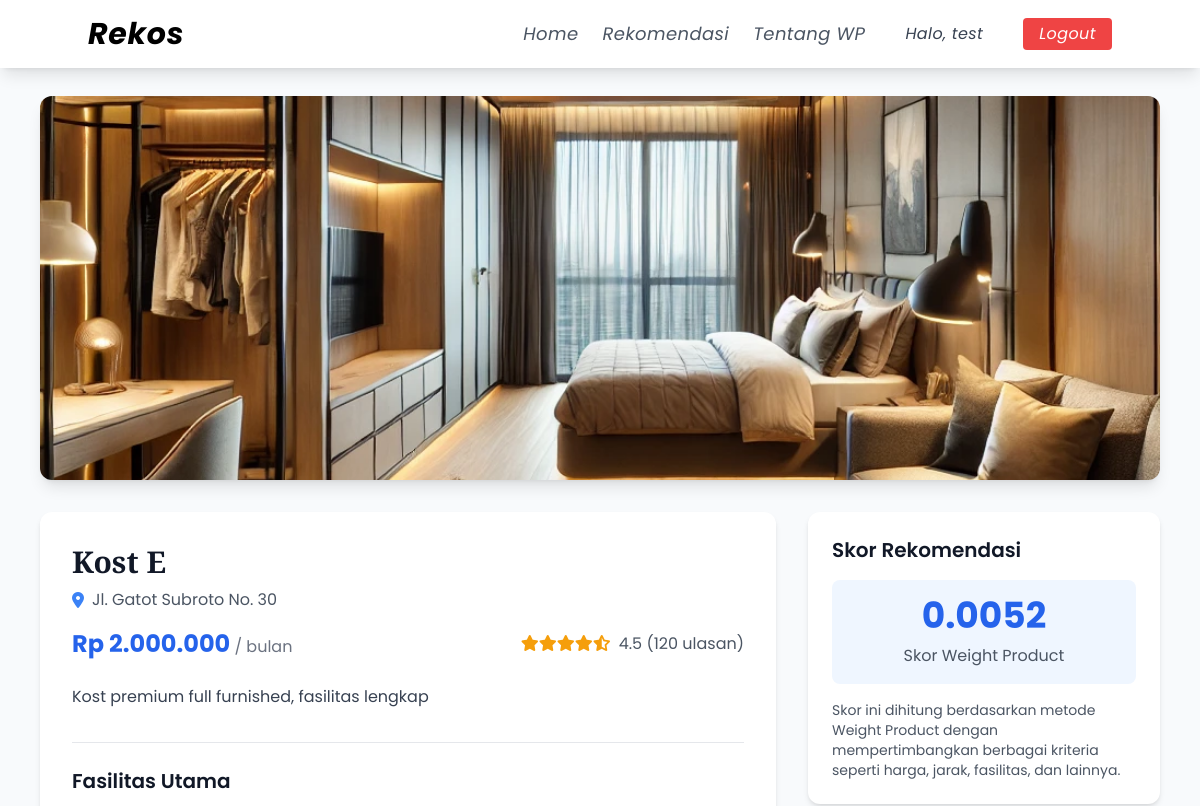
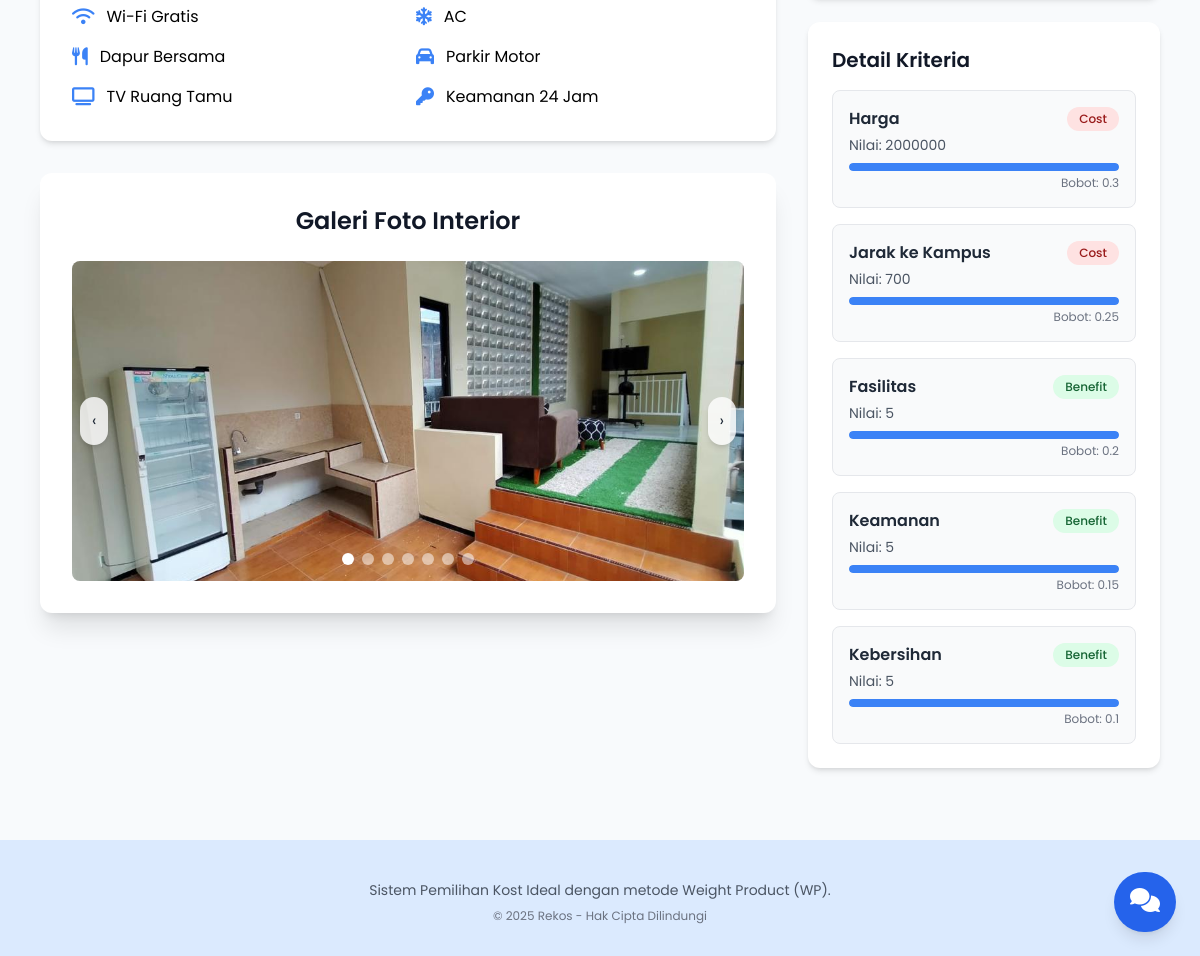
The app's page /detail.php?id=5 (signed in) with its own data (2 pictures, top to bottom).
### tables this page shows
CREATE TABLE `alternatif` (
  `id_alternatif` int(11) NOT NULL,
  `nama_alternatif` varchar(100) NOT NULL,
  `alamat` text NOT NULL,
  `harga` int(11) NOT NULL,
  `deskripsi` text DEFAULT NULL,
  `gambar` varchar(255) DEFAULT NULL
);

CREATE TABLE `nilai_alternatif` (
  `id` int(11) NOT NULL,
  `id_alternatif` int(11) NOT NULL,
  `id_kriteria` int(11) NOT NULL,
  `nilai` float NOT NULL
);

CREATE TABLE `kriteria` (
  `id_kriteria` int(11) NOT NULL,
  `nama_kriteria` varchar(100) NOT NULL,
  `bobot` float NOT NULL,
  `jenis` enum('benefit','cost') NOT NULL
);

### detail.php (the view, shortened to what this page needs)
<?php
require_once 'includes/functions.php';
$id_kost = isset($_GET['id']) ? intval($_GET['id']) : 0;
$query_kost = "SELECT * FROM alternatif WHERE id_alternatif = ?";
$stmt_kost = $conn->prepare($query_kost);
$stmt_kost->bind_param("i", $id_kost);
$stmt_kost->execute();
$kost = $stmt_kost->get_result()->fetch_assoc();
$query_nilai = "
    SELECT k.nama_kriteria, n.nilai, k.jenis, k.bobot
    FROM nilai_alternatif n
    JOIN kriteria k ON n.id_kriteria = k.id_kriteria
    WHERE n.id_alternatif = ?
";
$stmt_nilai = $conn->prepare($query_nilai);
$stmt_nilai->bind_param("i", $id_kost);
$stmt_nilai->execute();
$nilai_kriteria = $stmt_nilai->get_result()->fetch_all(MYSQLI_ASSOC);
$skor = 1.0;
foreach ($nilai_kriteria as $nk) {
    if ($nk['jenis'] === 'cost') {
        $skor *= pow(1 / $nk['nilai'], $nk['bobot']);
    } else {
        $skor *= pow($nk['nilai'], $nk['bobot']);
    }
}
$skor = round($skor, 4);
$stmt_img = $conn->prepare("SELECT nama_file FROM gambar_interior WHERE id_alternatif = ?");
$stmt_img->bind_param('i', $id_kost);
$stmt_img->execute();
$result_img = $stmt_img->get_result();
$images = [];
while ($row = $result_img->fetch_assoc()) {
    $image_path = $row['nama_file'];
    if (file_exists($image_path)) {
        $images[] = $image_path;
    } else {
        error_log("Gambar tidak ditemukan: " . $image_path);
    }
}
?>
<!DOCTYPE html>
<html lang="id">
<head>
    <script src="https://cdn.tailwindcss.com"></script>
    <link rel="stylesheet" href="https://cdnjs.cloudflare.com/ajax/libs/font-awesome/6.4.2/css/all.min.css">
    <link rel="stylesheet" href="js/style.js">
    <link rel="stylesheet" href="https://cdnjs.cloudflare.com/ajax/libs/font-awesome/6.4.2/css/all.min.css">
</head>
<body>
    <?php include 'includes/navbar.php'; ?>
    <div class="pt-24 pb-12 px-4 max-w-6xl mx-auto">
        <div class="relative mb-8 rounded-xl overflow-hidden shadow-lg">
            <img src="images/<?= htmlspecialchars($kost['gambar']) ?>" alt="<?= htmlspecialchars($kost['nama_alternatif']) ?>" class="w-full h-96 object-cover">
        </div>
        <div class="grid grid-cols-1 lg:grid-cols-3 gap-8">
            <div class="lg:col-span-2">
                <div class="bg-white rounded-xl shadow-md p-8 mb-8">
                    <h1 class="text-3xl font-bold text-gray-900 mb-2 playfair"><?= htmlspecialchars($kost['nama_alternatif']) ?></h1>
                    <p class="text-gray-600 mb-4 flex items-center">
                        <i class="fas fa-map-marker-alt text-blue-500 mr-2"></i>
                        <?= htmlspecialchars($kost['alamat']) ?>
                    </p>
                    <div class="flex flex-wrap items-center justify-between mb-6">
                        <div>
                            <span class="text-2xl font-bold text-blue-600">Rp <?= number_format($kost['harga'], 0, ',', '.') ?></span>
                            <span class="text-gray-500">/ bulan</span>
                        </div>
                        <div class="flex items-center">
                            <div class="rating-star mr-2">
                                <?php
                                $rating = 4.5;
                                $full_stars = floor($rating);
                                $half_star = ($rating - $full_stars) >= 0.5;
                                for ($i = 1; $i <= 5; $i++) {
                                    if ($i <= $full_stars) {
                                        echo '<i class="fas fa-star"></i>';
                                    } elseif ($half_star && $i == $full_stars + 1) {
                                        echo '<i class="fas fa-star-half-alt"></i>';
                                    } else {
                                        echo '<i class="far fa-star"></i>';
                                    }
                                }
                                ?>
                            </div>
                            <span class="text-gray-600"><?= $rating ?> (120 ulasan)</span>
                        </div>
                    </div>
                    <p class="text-gray-700 mb-8 leading-relaxed"><?= htmlspecialchars($kost['deskripsi']) ?></p>
                    <div class="border-t border-gray-200 pt-6">
                        <h2 class="text-xl font-semibold text-gray-900 mb-4">Fasilitas Utama</h2>
                        <div class="grid grid-cols-2 gap-4">
                            <div class="flex items-center">
                                <i class="fas fa-wifi text-blue-500 mr-3 text-lg"></i>
                                <span>Wi-Fi Gratis</span>
                            </div>
                            <div class="flex items-center">
                                <i class="fas fa-snowflake text-blue-500 mr-3 text-lg"></i>
                                <span>AC</span>
                            </div>
                            <div class="flex items-center">
                                <i class="fas fa-utensils text-blue-500 mr-3 text-lg"></i>
                                <span>Dapur Bersama</span>
                            </div>
                            <div class="flex items-center">
                                <i class="fas fa-car text-blue-500 mr-3 text-lg"></i>
                                <span>Parkir Motor</span>
                            </div>
                            <div class="flex items-center">
                                <i class="fas fa-tv text-blue-500 mr-3 text-lg"></i>
                                <span>TV Ruang Tamu</span>
                            </div>
                            <div class="flex items-center">
                                <i class="fas fa-key text-blue-500 mr-3 text-lg"></i>
                                <span>Keamanan 24 Jam</span>
                            </div>
                        </div>
                    </div>
                </div>
                <div class="bg-white rounded-xl shadow-xl p-8 mb-8 max-w-4xl mx-auto">
                    <h2 class="text-2xl font-semibold text-gray-900 mb-6 text-center">Galeri Foto Interior</h2>
                    <div class="relative overflow-hidden rounded-lg h-80 bg-gray-100">
                        <div id="carousel" class="h-full w-full relative">
                            <?php foreach ($images as $index => $image): ?>
                                <img src="<?= htmlspecialchars($image) ?>"
                                    alt="Interior Kost <?= $index + 1 ?>"
                                    class="carousel-image absolute top-0 left-0 w-full h-full object-cover transition-opacity duration-500 <?= $index === 0 ? 'opacity-100' : 'opacity-0' ?>"
                                    data-index="<?= $index ?>"
                                    onclick="openLightbox('<?= htmlspecialchars($image) ?>')">
                            <?php endforeach; ?>
                        </div>
                        <?php if (!empty($images) && count($images) > 1): ?>
                            <button id="prevBtn" class="absolute left-2 top-1/2 transform -translate-y-1/2 bg-white/80 text-gray-800 p-3 rounded-full shadow-md hover:bg-white transition z-10">
                                ‹
                            </button>
                            <button id="nextBtn" class="absolute right-2 top-1/2 transform -translate-y-1/2 bg-white/80 text-gray-800 p-3 rounded-full shadow-md hover:bg-white transition z-10">
                                ›
                            </button>
                            <div id="dots" class="absolute bottom-4 left-1/2 transform -translate-x-1/2 flex space-x-2 z-10"></div>
                        <?php endif; ?>
                    </div>
                </div>
            </div>
            <div class="lg:col-span-1">
                <div class="bg-white rounded-xl shadow-md p-6 mb-6">
                    <h2 class="text-xl font-semibold text-gray-900 mb-4">Skor Rekomendasi</h2>
                    <div class="bg-blue-50 rounded-lg p-4 text-center">
                        <div class="text-4xl font-bold text-blue-600 mb-2"><?= $skor ?></div>
                        <p class="text-gray-600">Skor Weight Product</p>
                    </div>
                    <p class="text-gray-600 mt-4 text-sm">
                        Skor ini dihitung berdasarkan metode Weight Product dengan mempertimbangkan berbagai kriteria seperti harga, jarak, fasilitas, dan lainnya.
                    </p>
                </div>
                <div class="bg-white rounded-xl shadow-md p-6 mb-6">
                    <h2 class="text-xl font-semibold text-gray-900 mb-4">Detail Kriteria</h2>
                    <div class="space-y-4">
                        <?php foreach ($nilai_kriteria as $kriteria): ?>
                            <div class="criteria-card bg-gray-50 p-4 rounded-lg border border-gray-200">
                                <div class="flex justify-between items-start">
                                    <div>
                                        <h3 class="font-semibold text-gray-800"><?= htmlspecialchars($kriteria['nama_kriteria']) ?></h3>
                                        <p class="text-gray-600 text-sm mt-1">Nilai: <?= $kriteria['nilai'] ?></p>
                                    </div>
                                    <span class="px-3 py-1 rounded-full text-xs font-medium
                    <?= $kriteria['jenis'] == 'benefit' ? 'bg-green-100 text-green-800' : 'bg-red-100 text-red-800' ?>">
                                        <?= $kriteria['jenis'] == 'benefit' ? 'Benefit' : 'Cost' ?>
                                    </span>
                                </div>
                                <div class="mt-2">
                                    <div class="w-full bg-gray-200 rounded-full h-2 overflow-hidden">
                                        <?php
                                        $nilai = floatval($kriteria['nilai']);
                                        $persentase = min(100, ($nilai / 5) * 100);
                                        ?>
                                        <div class="bg-blue-500 h-2 rounded-full" style="width: <?= $persentase ?>%"></div>
                                    </div>
                                    <p class="text-right text-xs text-gray-500 mt-1">Bobot: <?= $kriteria['bobot'] ?></p>
                                </div>
                            </div>
                        <?php endforeach; ?>
                    </div>
                </div>
                <button onclick="toggleContact()" class="fixed bottom-6 right-6 bg-blue-600 text-white p-4 rounded-full shadow-lg hover:bg-blue-700 transition duration-300 z-50">
                    <i class="fas fa-comments text-2xl"></i>
                </button>
            </div>
        </div>
    </div>
    <footer class="bg-blue-100 text-gray-800 py-8 text-center">
        <div class="max-w-4xl mx-auto px-6">
            <p class="text-gray-600 text-sm mt-2">
                Sistem Pemilihan Kost Ideal dengan metode Weight Product (WP).
            </p>
            <p class="text-gray-500 text-xs mt-2">
                &copy; <?= date('Y') ?> Rekos - Hak Cipta Dilindungi
            </p>
        </div>
    </footer>
</body>
</html>

### css/style.css (style rules this page uses)
body { font-family: 'Poppins', sans-serif; }

### detail.php (style rules this page uses)
body { font-family: 'Poppins', sans-serif; background-color: #f8fafc; }
.playfair { font-family: 'Playfair Display', serif; }
.rating-star { color: #F59E0B; }
.criteria-card { transition: all 0.3s ease; }
.carousel-image { width: 100%; height: 100%; object-fit: cover; transition: opacity 0.5s ease-in-out; cursor: pointer; }

### records on screen
alternatif: gambar (picture), nama_alternatif "Kost E", alamat "Jl. Gatot Subroto No. 30", harga "2.000.000", deskripsi "Kost premium full furnished, fasilitas lengkap"
nilai_alternatif: id_kriteria.nama_kriteria "Harga", nilai "2000000", shows "Cost", id_kriteria.bobot "0.3"
nilai_alternatif: id_kriteria.nama_kriteria "Jarak ke Kampus", nilai "700", shows "Cost", id_kriteria.bobot "0.25"
nilai_alternatif: id_kriteria.nama_kriteria "Fasilitas", nilai "5", shows "Benefit", id_kriteria.bobot "0.2"
nilai_alternatif: id_kriteria.nama_kriteria "Keamanan", nilai "5", shows "Benefit", id_kriteria.bobot "0.15"
nilai_alternatif: id_kriteria.nama_kriteria "Kebersihan", nilai "5", shows "Benefit", id_kriteria.bobot "0.1"

### other values on screen
$username "test"
$rating "4.5"
$skor "0.0052"
